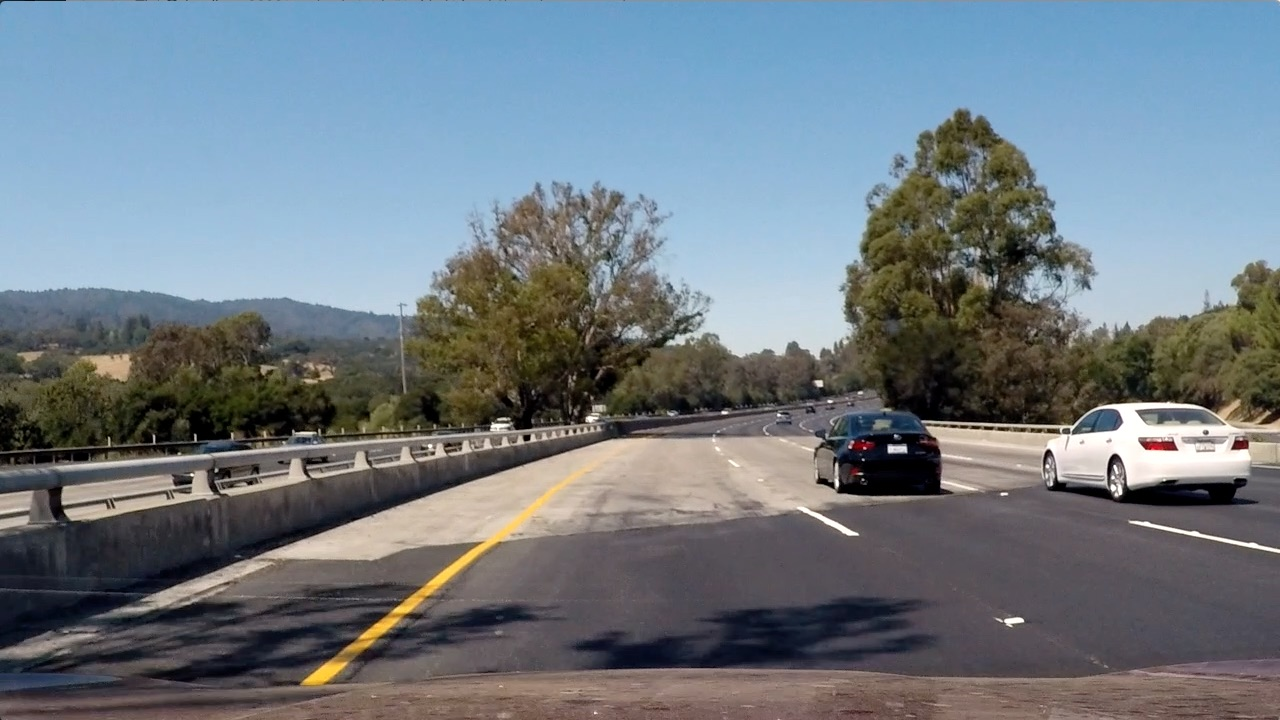
#> input picture test3.jpg, 1280 x 720 px, found by its file name
$ python project.py   (older library calls are emulated)
#> lines starting #> are read from the running program, lines starting #| are printed output that depends on the picture; after the words box and inside, x2 and y2 are one past the last pixel; in counts of white or black regions, pixels touching at a corner belong together
### image_process.py
import numpy as np
import cv2
import matplotlib.pyplot as plt
import matplotlib.image as mpimg
import camera_calibration

def undistort(img,mtx,dist):
    undist = cv2.undistort(img, mtx, dist, None, mtx)
    return undist

def perspective_warp(img, src, dst):
    h,w = img.shape[:2]
    # use cv2.getPerspectiveTransform() to get M, the transform matrix, and Minv, the inverse
    M = cv2.getPerspectiveTransform(src, dst)
    Minv = cv2.getPerspectiveTransform(dst, src)
    # use cv2.warpPerspective() to warp your image to a top-down view
    warped = cv2.warpPerspective(img, M, (w,h), flags=cv2.INTER_LINEAR)
    return warped, M, Minv

# Define a function that thresholds the S-channel of HLS
# Use exclusive lower bound (>) and inclusive upper (<=)
# [9 lines left out: function hls_select, not called in this run]

def combined_threshold(img):
    # Convert to HLS color space and separate the S channel
    # Note: img is the undistorted image
    hls = cv2.cvtColor(img, cv2.COLOR_RGB2HLS)
    s_channel = hls[:,:,2]

    # Grayscale image
    # NOTE: we already saw that standard grayscaling lost color information for the lane lines
    # Explore gradients in other colors spaces / color channels to see what might work better
    gray = cv2.cvtColor(img, cv2.COLOR_RGB2GRAY)

    # Sobel x
    sobelx = cv2.Sobel(gray, cv2.CV_64F, 1, 0) # Take the derivative in x
    abs_sobelx = np.absolute(sobelx) # Absolute x derivative to accentuate lines away from horizontal
    scaled_sobel = np.uint8(255*abs_sobelx/np.max(abs_sobelx))

    # Threshold x gradient
    thresh_min = 20
    thresh_max = 100
    sxbinary = np.zeros_like(scaled_sobel)
    sxbinary[(scaled_sobel >= thresh_min) & (scaled_sobel <= thresh_max)] = 1

    # Threshold color channel
    s_thresh_min = 170
    s_thresh_max = 255
    s_binary = np.zeros_like(s_channel)
    s_binary[(s_channel >= s_thresh_min) & (s_channel <= s_thresh_max)] = 1

    # Stack each channel to view their individual contributions in green and blue respectively
    # This returns a stack of the two binary images, whose components you can see as different colors
    color_binary = np.dstack(( np.zeros_like(sxbinary), sxbinary, s_binary)) * 255

    # Combine the two binary thresholds
    combined_binary = np.zeros_like(sxbinary)
    combined_binary[(s_binary == 1) | (sxbinary == 1)] = 1

    # [7 lines of commented-out code are left out]

    plt.figure()
    plt.imshow(combined_binary, cmap='gray')
    histogram = np.sum(combined_binary[combined_binary.shape[0]//2:,:], axis=0)
    plt.plot(histogram,'g')
    return combined_binary

# [20 lines left out: function binary_warp_thresh, not called in this run]

### find_lane.py
import numpy as np
import cv2
import matplotlib.pyplot as plt
import matplotlib.image as mpimg

def blind_lane_find(binary_warped):
    # Assuming you have created a warped binary image called "binary_warped"
    # Take a histogram of the bottom half of the image
    histogram = np.sum(binary_warped[int(binary_warped.shape[0]/2):,:], axis=0)
    # Create an output image to draw on and  visualize the result
    out_img = np.dstack((binary_warped, binary_warped, binary_warped))*255
    # Find the peak of the left and right halves of the histogram
    # These will be the starting point for the left and right lines
    midpoint = np.int(histogram.shape[0]/2)
    leftx_base = np.argmax(histogram[:midpoint])
    rightx_base = np.argmax(histogram[midpoint:]) + midpoint

    # Choose the number of sliding windows
    nwindows = 9
    # Set height of windows
    window_height = np.int(binary_warped.shape[0]/nwindows)
    # Identify the x and y positions of all nonzero pixels in the image
    nonzero = binary_warped.nonzero()
    nonzeroy = np.array(nonzero[0])
    nonzerox = np.array(nonzero[1])
    # Current positions to be updated for each window
    leftx_current = leftx_base
    rightx_current = rightx_base
    # Set the width of the windows +/- margin
    margin = 100
    # Set minimum number of pixels found to recenter window
    minpix = 50
    # Create empty lists to receive left and right lane pixel indices
    left_lane_inds = []
    right_lane_inds = []

    # Step through the windows one by one
    for window in range(nwindows):
        # Identify window boundaries in x and y (and right and left)
        win_y_low = binary_warped.shape[0] - (window+1)*window_height
        win_y_high = binary_warped.shape[0] - window*window_height
        win_xleft_low = leftx_current - margin
        win_xleft_high = leftx_current + margin
        win_xright_low = rightx_current - margin
        win_xright_high = rightx_current + margin
        # Draw the windows on the visualization image
        cv2.rectangle(out_img,(win_xleft_low,win_y_low),(win_xleft_high,win_y_high), (0,255,0), 2)
        cv2.rectangle(out_img,(win_xright_low,win_y_low),(win_xright_high,win_y_high), (0,255,0), 2)
        # Identify the nonzero pixels in x and y within the window
        good_left_inds = ((nonzeroy >= win_y_low) & (nonzeroy < win_y_high) & (nonzerox >= win_xleft_low) &  (nonzerox < win_xleft_high)).nonzero()[0]
        good_right_inds = ((nonzeroy >= win_y_low) & (nonzeroy < win_y_high) & (nonzerox >= win_xright_low) &  (nonzerox < win_xright_high)).nonzero()[0]
        # Append these indices to the lists
        left_lane_inds.append(good_left_inds)
        right_lane_inds.append(good_right_inds)
        # If you found > minpix pixels, recenter next window on their mean position
        if len(good_left_inds) > minpix:
            leftx_current = np.int(np.mean(nonzerox[good_left_inds]))
        if len(good_right_inds) > minpix:
            rightx_current = np.int(np.mean(nonzerox[good_right_inds]))

    # Concatenate the arrays of indices
    left_lane_inds = np.concatenate(left_lane_inds)
    right_lane_inds = np.concatenate(right_lane_inds)

    # Extract left and right line pixel positions
    leftx = nonzerox[left_lane_inds]
    lefty = nonzeroy[left_lane_inds]
    rightx = nonzerox[right_lane_inds]
    righty = nonzeroy[right_lane_inds]

    # Fit a second order polynomial to each lane (return the c0 ... cn coefs of the polynomial)
    left_fit = np.polyfit(lefty, leftx, 2)
    right_fit = np.polyfit(righty, rightx, 2)

    # Generate x and y values for plotting
    ploty = np.linspace(0, binary_warped.shape[0]-1, binary_warped.shape[0] )
    left_fitx = left_fit[0]*ploty**2 + left_fit[1]*ploty + left_fit[2]
    right_fitx = right_fit[0]*ploty**2 + right_fit[1]*ploty + right_fit[2]

    plt.figure()
    out_img[nonzeroy[left_lane_inds], nonzerox[left_lane_inds]] = [255, 0, 0]
    out_img[nonzeroy[right_lane_inds], nonzerox[right_lane_inds]] = [0, 0, 255]
    plt.imshow(out_img)
    plt.plot(left_fitx, ploty, color='yellow')
    plt.plot(right_fitx, ploty, color='yellow')
    plt.xlim(0, 1280)
    plt.ylim(720, 0)
    return left_fit, right_fit

# [55 lines left out: function lane_find, not called in this run]

### draw_data.py
import numpy as np
import cv2
import matplotlib.pyplot as plt
import matplotlib.image as mpimg
from image_process import undistort
import camera_calibration

def get_curvature(binary_warped, left_fit,right_fit,ploty, left_fitx, right_fitx):
    y_eval = np.max(ploty)
    left_curverad = ((1 + (2*left_fit[0]*y_eval + left_fit[1])**2)**1.5) / np.absolute(2*left_fit[0])
    right_curverad = ((1 + (2*right_fit[0]*y_eval + right_fit[1])**2)**1.5) / np.absolute(2*right_fit[0])
    print(left_curverad, right_curverad)
    # Example values: 1926.74 1908.48

    # Define conversions in x and y from pixels space to meters
    ym_per_pix = 30/720 # meters per pixel in y dimension
    xm_per_pix = 3.7/680 # meters per pixel in x dimension

    # Fit new polynomials to x,y in world space
    left_fit_cr = np.polyfit(ploty*ym_per_pix, left_fitx*xm_per_pix, 2)
    right_fit_cr = np.polyfit(ploty*ym_per_pix, right_fitx*xm_per_pix, 2)
    # Calculate the new radii of curvature
    left_curverad = ((1 + (2*left_fit_cr[0]*y_eval*ym_per_pix + left_fit_cr[1])**2)**1.5) / np.absolute(2*left_fit_cr[0])
    right_curverad = ((1 + (2*right_fit_cr[0]*y_eval*ym_per_pix + right_fit_cr[1])**2)**1.5) / np.absolute(2*right_fit_cr[0])
    # Now our radius of curvature is in meters
    print(left_curverad, 'm', right_curverad, 'm')
    # Example values: 632.1 m    626.2 m
    h, w = binary_warped.shape[:2]
    car_center = w/2
    left_lane = left_fit[0]*h**2 + left_fit[1]*h + left_fit[2]
    right_lane = right_fit[0]*h**2 + right_fit[1]*h + right_fit[2]
    lane_center = (right_lane + left_lane) /2
    lane_width = (right_lane - left_lane) * xm_per_pix
    offset = (car_center - lane_center) * xm_per_pix
    return left_curverad, right_curverad, offset, lane_width

def draw_lane(image, binary_warped, left_fit, right_fit, Minv, mtx, dist):
    ploty = np.linspace(0, binary_warped.shape[0]-1, binary_warped.shape[0])
    # Create an image to draw the lines on
    warp_zero = np.zeros_like(binary_warped).astype(np.uint8)
    color_warp = np.dstack((warp_zero, warp_zero, warp_zero))

    # recalculation of the pixels in the left and right lanes
    left_fitx = left_fit[0]*ploty**2 + left_fit[1]*ploty + left_fit[2]
    right_fitx = right_fit[0]*ploty**2 + right_fit[1]*ploty + right_fit[2]
    # Recast the x and y points into usable format for cv2.fillPoly()
    pts_left = np.array([np.transpose(np.vstack([left_fitx, ploty]))])
    pts_right = np.array([np.flipud(np.transpose(np.vstack([right_fitx, ploty])))])
    pts = np.hstack((pts_left, pts_right))

    # Draw the lane onto the warped blank image
    cv2.fillPoly(color_warp, np.int_([pts]), (0,255, 0))
    cv2.polylines(color_warp, np.int32([pts_left]), isClosed=False, color=(255,0,255), thickness=15)
    cv2.polylines(color_warp, np.int32([pts_right]), isClosed=False, color=(0,255,255), thickness=15)

    # Warp the blank back to original image space using inverse perspective matrix (Minv)
    newwarp = cv2.warpPerspective(color_warp, Minv, (image.shape[1], image.shape[0]))
    # Combine the result with the original image
    undist = undistort(image,mtx,dist)
    result = cv2.addWeighted(undist, 1, newwarp, 0.3, 0)
    plt.figure()

    #draw curvature and center offset
    left_curv, right_curv, offset, lane_width = get_curvature(binary_warped, left_fit, right_fit, ploty, left_fitx, right_fitx)
    center_curv = (left_curv+right_curv)/2

    h = result.shape[0]
    font = cv2.FONT_HERSHEY_DUPLEX
    text = 'Curve radius: ' + '{:04.2f}'.format(center_curv) + 'm'
    cv2.putText(result, text, (40,70), font, 1.5, (200,255,155), 2, cv2.LINE_AA)
    shift = ''
    if offset > 0:
        shift = 'right'
    elif offset < 0:
        shift = 'left'
    text = '{:04.3f}'.format(abs(offset)) + 'm ' + shift + ' of center'
    cv2.putText(result, text, (40,120), font, 1.5, (200,255,155), 2, cv2.LINE_AA)
    plt.imshow(result)
    return result
    # [31 lines of commented-out code are left out]

### project.py
#!/usr/bin/env python3
# -*- coding: utf-8 -*-
"""
Created on Mon Jan 29 18:26:28 2018

@author: osman
"""

import numpy as np
import cv2
import pickle
import glob
import matplotlib.pyplot as plt
import matplotlib.image as mpimg
import line

from camera_calibration import calibrate_cam
from image_process import undistort, perspective_warp, hls_select, combined_threshold, binary_warp_thresh
from find_lane import blind_lane_find, lane_find
from draw_data import draw_lane, get_curvature

global mtx, dist

# If you run the camera calibration for the first time
# Calibration matrix and distortion coefs
# mtx, dist = calibrate_cam()

# Global variables (just to make the moviepy video annotation work)
with open('calibration.p', 'rb') as f:
#> (reads calibration.p from the repository)
	save_dict = pickle.load(f)
mtx = save_dict['mtx']
dist = save_dict['dist']

plt.figure()
test_image = mpimg.imread('./test_images/test3.jpg')
#> test_image is the input picture: shape (720, 1280, 3); mean R, G, B 112.2, 122.7, 130.9
plt.imshow(test_image)

# Undistort image
test_undistort = undistort(test_image,mtx,dist)

# [9 lines of commented-out code are left out]
h,w = test_undistort.shape[:2]

# define source and destination points for transform
marginx = 300
src = np.float32([(688,450),    # top right
                  (1056,680),    # bottom right
                  (250,680),    # bottom left
                  (592,450)])  # top left
dst = np.float32([(w-marginx,0),
                  (w-marginx,h),
                  (marginx,h),
                  (marginx,0)])
print('Width in pixels')
print(w-2*marginx)
#| 680

# warp image
test_warp, M, Minv = perspective_warp(test_undistort, src, dst)
#> in perspective_warp, `warped = cv2.warpPerspective(img, M, (w,h), flags=cv2.INTER_LINEAR)`:
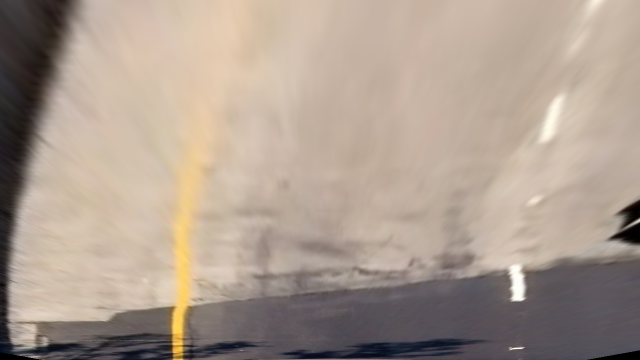
#> warped: shape (720, 1280, 3) (shown at 1/2 size); mean R, G, B 171.4, 156, 143.4
#> M = [[-0.526, -1.5, 963.2], [4.31e-16, -1.95, 878], [5.95e-19, -0.00239, 1]]; Minv = [[0.141, -0.781, 549.6], [-2.21e-16, -0.513, 450], [-4.91e-19, -0.00122, 1]]

# [32 lines of commented-out code are left out]

combined_binary = combined_threshold(test_warp)
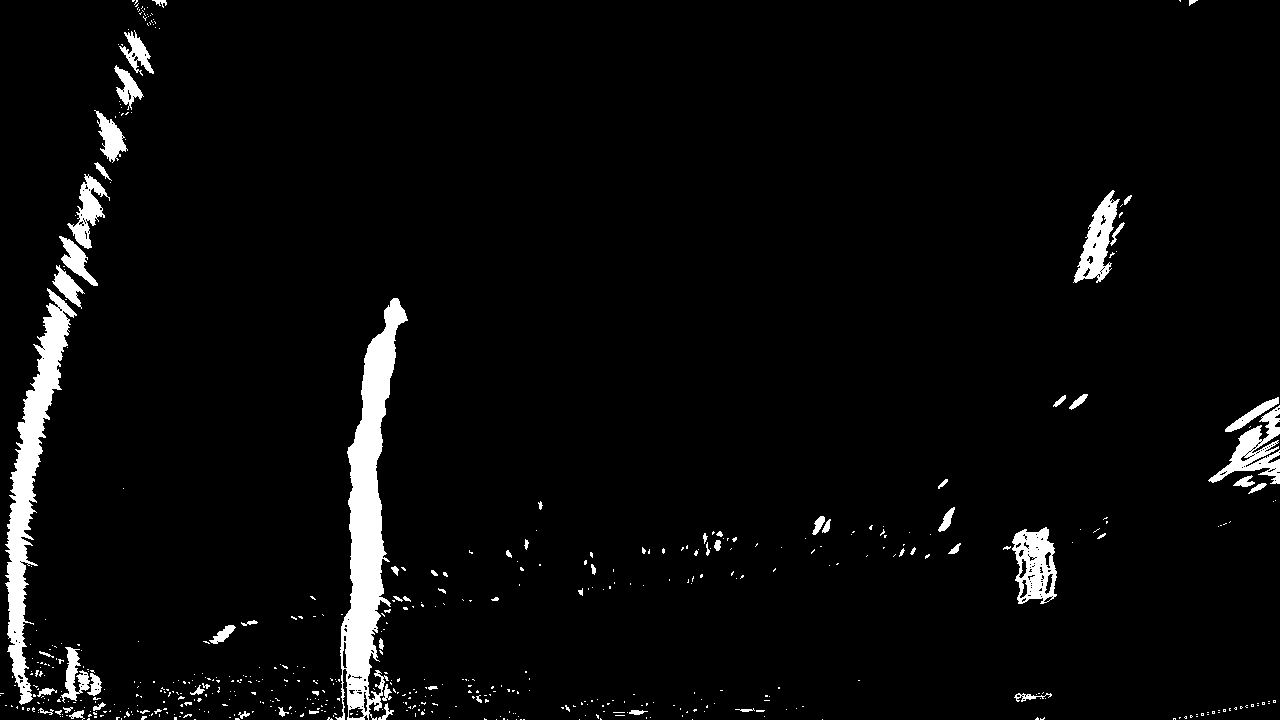
#> combined_binary: shape (720, 1280); values 0 (black) and 1 (white), 4% white; 564 white regions (493 under 20 px), largest, box (x1, y1, x2, y2) and area: (335, 298, 408, 720) 11666, (5, 288, 77, 705) 7982, (1012, 527, 1057, 604) 2163

left_coefs, right_coefs = blind_lane_find(combined_binary)
#> in blind_lane_find, `histogram = np.sum(binary_warped[int(binary_warped.shape[0]/2):,:], ax..`: histogram = 1280 values, max 358 at index 367, min 0 at index 4, mean 21.15
#> in blind_lane_find, `leftx_base = np.argmax(histogram[:midpoint])`: leftx_base = 367
#> in blind_lane_find, `rightx_base = np.argmax(histogram[midpoint:]) + midpoint`: rightx_base = 1043
#> in blind_lane_find, `nonzero = binary_warped.nonzero()`: nonzero = 36456 positions, rows 0 to 719, columns 0 to 1279
#> in blind_lane_find, `leftx_current = leftx_base`: leftx_current = 367
#> in blind_lane_find, `rightx_current = rightx_base`: rightx_current = 1043
#> the loop in blind_lane_find, `for window in range(nwindows):` made 9 passes
#> (win_xleft_low, win_xleft_high, win_xright_low, win_xright_high, leftx_current, rightx_current) on passes 1 to 6: (267, 467, 943, 1143, 359, 1030), (259, 459, 930, 1130, 366, 1036), (266, 466, 936, 1136, 365, 1016), (265, 465, 916, 1116, 367, 1066), (267, 467, 966, 1166, 379, 1075), (279, 479, 975, 1175, 394, 1093)
#> after the loop in blind_lane_find, `for window in range(nwindows):`:
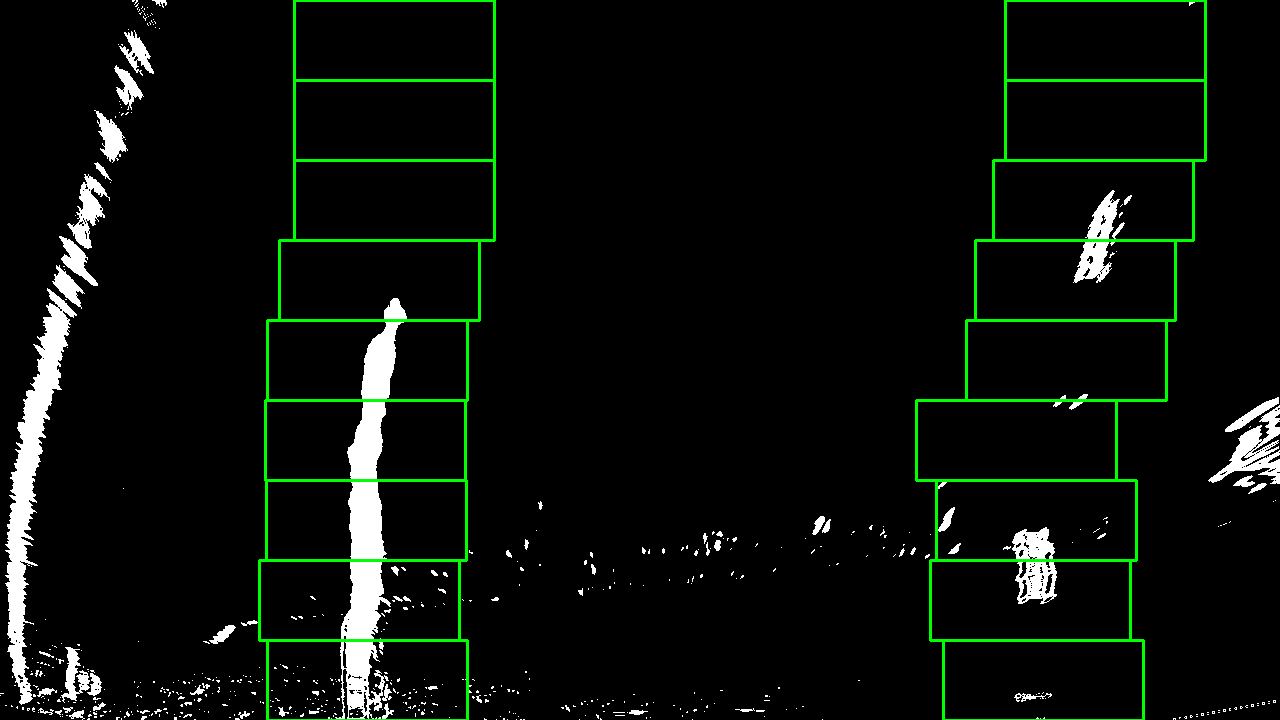
#> out_img: shape (720, 1280, 3); mean of channels 0, 1, 2 9.9, 15.4, 9.9; drawn as B, G, R
#> after the loop in blind_lane_find, `for window in range(nwindows):`: left_lane_inds = 9 items
#> in blind_lane_find, `left_lane_inds = np.concatenate(left_lane_inds)`: left_lane_inds = 12565 values, max 36428 at index 2756, min 6694 at index 12209, mean 21884.2
#> in blind_lane_find, `right_lane_inds = np.concatenate(right_lane_inds)`: right_lane_inds = 4878 values, max 36453 at index 147, min 19 at index 4846, mean 15762.6
#> in blind_lane_find, `leftx = nonzerox[left_lane_inds]`: leftx = 12565 values, max 466 at index 1265, min 270 at index 2035, mean 367.9
#> in blind_lane_find, `lefty = nonzeroy[left_lane_inds]`: lefty = 12565 values, max 719 at index 2712, min 298 at index 12209, mean 528.9
#> in blind_lane_find, `rightx = nonzerox[right_lane_inds]`: rightx = 4878 values, max 1197 at index 4856, min 938 at index 1368, mean 1059.1
#> in blind_lane_find, `righty = nonzeroy[right_lane_inds]`: righty = 4878 values, max 719 at index 140, min 0 at index 4846, mean 422
#> in blind_lane_find, `left_fit = np.polyfit(lefty, leftx, 2)`: left_fit = [0.000197, -0.264, 449.4]
#> in blind_lane_find, `right_fit = np.polyfit(righty, rightx, 2)`: right_fit = [0.000535, -0.645, 1221.4]
#> in blind_lane_find, `left_fitx = left_fit[0]*ploty**2 + left_fit[1]*ploty + left_fit[2]`: left_fitx = 720 values, max 449.4 at index 0, min 361.4 at index 667, mean 388.7
#> in blind_lane_find, `right_fitx = right_fit[0]*ploty**2 + right_fit[1]*ploty + right_fit[2]`: right_fitx = 720 values, max 1221.4 at index 0, min 1027 at index 603, mean 1081.8
#> left_coefs = [0.000197, -0.264, 449.4]; right_coefs = [0.000535, -0.645, 1221.4]
draw_lane(test_image,combined_binary, left_coefs, right_coefs, Minv, mtx, dist)
#> in draw_lane, `pts_left = np.array([np.transpose(np.vstack([left_fitx, ploty]))])`: pts_left = 720 pairs, first value 361.4 to 449.4, second value 0 to 719
#> in draw_lane, `pts_right = np.array([np.flipud(np.transpose(np.vstack([right_fitx, pl..`: pts_right = 720 pairs, first value 1027 to 1221.4, second value 0 to 719
#> in draw_lane, `pts = np.hstack((pts_left, pts_right))`: pts = 1440 pairs, first value 361.4 to 1221.4, second value 0 to 719
#> in draw_lane, `cv2.fillPoly(color_warp, np.int_([pts]), (0,255, 0))`:
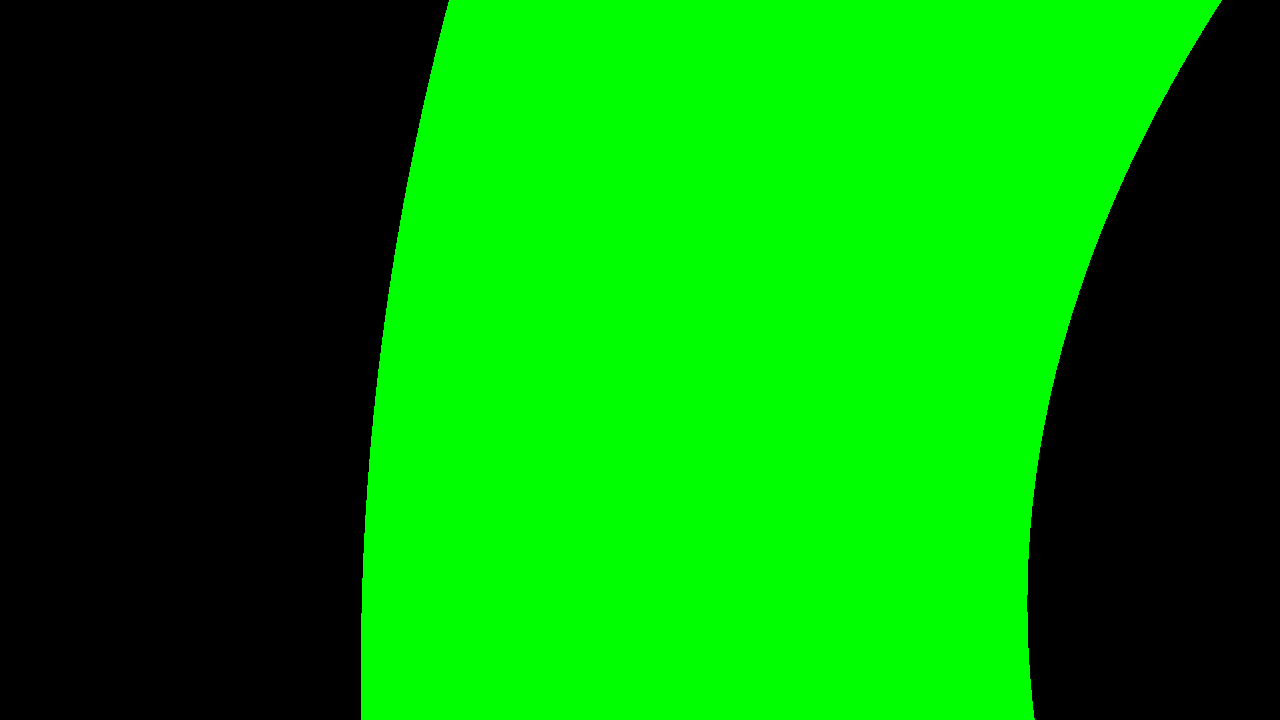
#> color_warp: shape (720, 1280, 3); mean of channels 0, 1, 2 0, 138.3, 0; drawn as B, G, R
#> (the rest of the program and of its run is left out)
